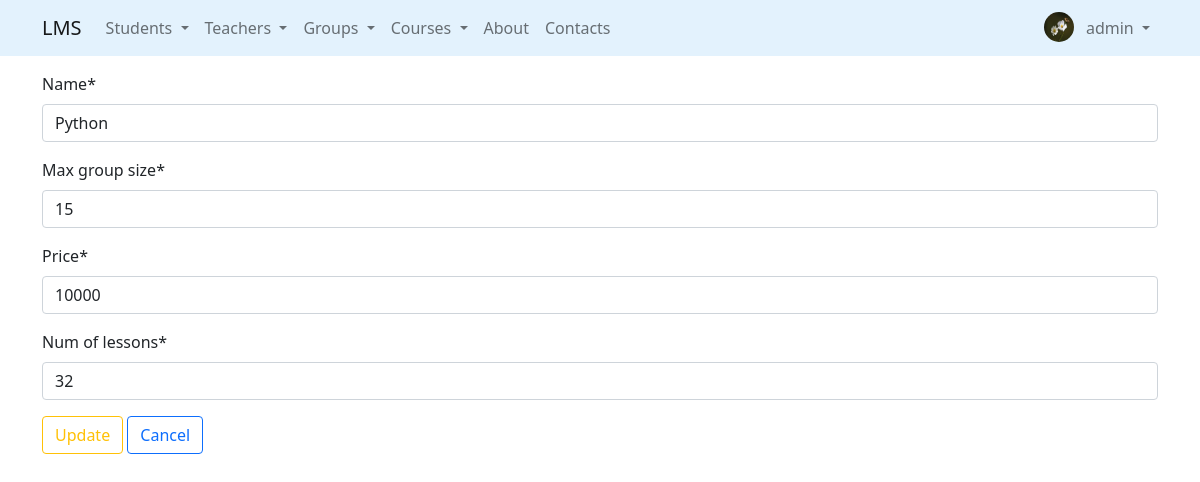
The app's page /courses/update/1/ (signed in) with its own data.
### accounts/models.py (models this page shows, shortened)
class Profile(models.Model):
    user = models.OneToOneField(to=User, on_delete=models.CASCADE, related_name='profile')
    birthday = models.DateField(null=True, blank=True)
    city = models.CharField(max_length=50, null=True, blank=True)
    avatar = models.ImageField(null=True, blank=True, default='default.png', upload_to='avatars/')

### courses/models.py (models this page shows, shortened)
class Course(models.Model):
    name = models.CharField(
        max_length=100,
        validators=[MinLengthValidator(2)]
    )
    max_group_size = models.IntegerField()
    price = models.IntegerField()
    num_of_lessons = models.IntegerField()

### courses/views.py (the view)
# urls.py: path('update/<int:pk>/', update_course, name='update'),
def update_course(request, pk):
    course = get_object_or_404(Course, id=pk)
    if request.method == 'GET':
        form = CourseUpdateForm(instance=course)
    elif request.method == 'POST':
        form = CourseUpdateForm(data=request.POST, instance=course)
        if form.is_valid():
            form.save()
            return HttpResponseRedirect(reverse('courses:list'))
    return render(
        request=request,
        template_name='courses/update.html',
        context={
            'form': form
        }
    )

### courses/forms.py
class CourseUpdateForm(forms.ModelForm):
    class Meta:
        model = Course
        fields = '__all__'

### core/context_processors.py (called while the page is built)
def get_params(request):
    params = request.GET
    if 'page' in params:
        params = copy(params)
        del params['page']
    return {'get_params': f'&{params.urlencode()}' if params else ''}

### courses/templates/courses/update.html (shortened to what this page needs)
{% extends 'base.html' %}
{% load crispy_forms_tags %}
{% block content %}
    <form method="post">
        {{ form | crispy }}
        <input class="btn btn-outline-warning" type="submit" value="Update">
        <a class="btn btn-outline-primary" href="{% url 'courses:list' %}">Cancel</a>
    </form>
{% endblock %}

### templates/includes/navbar.html (shortened to what this page needs)
<nav class="navbar fixed-top navbar-expand-lg navbar-light"
     style="background-color: #e3f2fd;">
    <div class="container">
        <a class="navbar-brand" href="{% url 'index' %}">LMS</a>
        <div class="collapse navbar-collapse" id="navbarSupportedContent">
            <ul class="navbar-nav me-auto mb-2 mb-lg-0">
                {% if user.is_authenticated %}
                <li class="nav-item dropdown">
                    <a class="nav-link dropdown-toggle" href="#" id="navbarDropdown" role="button"
                       data-bs-toggle="dropdown"
                       aria-expanded="false">
                        Students
                    </a>
                </li>
                <li class="nav-item dropdown">
                    <a class="nav-link dropdown-toggle" href="#" id="navbarDropdown" role="button"
                       data-bs-toggle="dropdown"
                       aria-expanded="false">
                        Teachers
                    </a>
                </li>
                <li class="nav-item dropdown">
                    <a class="nav-link dropdown-toggle" href="#" id="navbarDropdown" role="button"
                       data-bs-toggle="dropdown"
                       aria-expanded="false">
                        Groups
                    </a>
                </li>
                <li class="nav-item dropdown">
                    <a class="nav-link dropdown-toggle" href="#" id="navbarDropdown" role="button"
                       data-bs-toggle="dropdown"
                       aria-expanded="false">
                        Courses
                    </a>
                </li>
                <li class="nav-item">
                    <a class="nav-link" href="/about">About</a>
                </li>
                <li class="nav-item">
                    <a class="nav-link" href="/contacts">Contacts</a>
                </li>
                {% endif %}
            </ul>
            <div class="d-flex">
                <ul class="navbar-nav me-auto mb-2 mb-lg-0">
                    {% if user.is_authenticated %}
                    <li class="nav-item">
                          <img class="rounded-circle m-1" src="{{ user.profile.avatar.url }}" width="30" height="30" alt="Avatar">
                    </li>
                    {% endif %}
                    <li class="nav-item dropdown">
                        <a class="nav-link dropdown-toggle" href="#" id="navbarDropdown" role="button"
                           data-bs-toggle="dropdown"
                           aria-expanded="false">
                            {% if user.is_authenticated %}
                            {{ user.username }}
                            {% else %}
                            Account
                            {% endif %}
                        </a>
                    </li>
                </ul>
            </div>
        </div>
    </div>
</nav>

### records on screen
Course: name "Python", max_group_size "15", price "10000", num_of_lessons "32"

### other values on screen
{{ user.username }} "admin"
